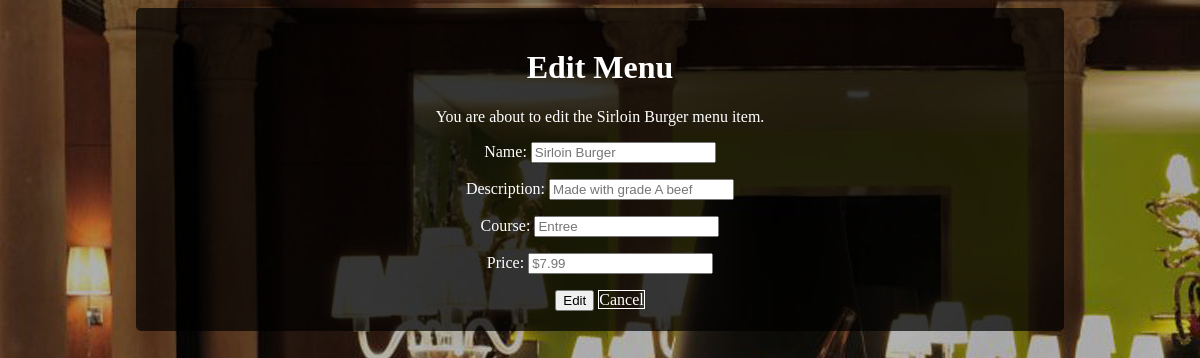
/restaurants/1/menu/5/edit/, run on the app's committed database.
### database_setup.py (models this page shows, shortened)
class MenuItem(Base):
    __tablename__ = 'menu_item'
    name =Column(String(80), nullable = False)
    id = Column(Integer, primary_key = True)
    description = Column(String(250))
    price = Column(String(8))
    course = Column(String(250))
    restaurant_id = Column(Integer,ForeignKey('restaurant.id'))
    restaurant = relationship(Restaurant)

### webserver.py (the view)
@app.route("/restaurants/<int:restaurant_id>/menu/<int:menu_id>/edit/", methods=["GET", "POST"])
def editMenuItem(restaurant_id, menu_id):
	menu = session.query(MenuItem).filter_by(restaurant_id = restaurant_id, id = menu_id).one()
	if request.method == "POST":
		if request.form["menu-name"]:
			menu.name = request.form["menu-name"]
		if request.form["menu-description"]:
			menu.description = request.form["menu-description"]
		if request.form["menu-price"]:
			menu.price = request.form["menu-price"]
		session.add(menu)
		session.commit()
		flash("Menu Item Successfully Edited")
		return redirect(url_for("restaurantMenu", restaurant_id = restaurant_id))
	else:
		return render_template("edit-menus.html", title="Edit Menu", menu = menu, restaurant_id = restaurant_id)

### templates/edit-menus.html (shortened to what this page needs)
<!doctype html>
<html>
	<head>
		<link rel="stylesheet" href="{{ url_for('static', filename='styles.css') }}">
	</head>
	<body>
		<div class="container">
			<header>
				<h1>{{ title }}</h1>
			</header>
			<section class="form-section">
				<p>You are about to edit the {{ menu.name }} menu item.</p>
				<form method="POST" action="{{ url_for('editMenuItem', restaurant_id = restaurant_id, menu_id = menu.id) }}">
					<p>
						<label for="menu-name"> Name:
							<input type="text" name="menu-name" placeholder="{{ menu.name }}">
						</label>
					</p>
					<p>
						<label for="menu-description"> Description:
							<input type="text" name="menu-description" placeholder="{{ menu.description }}">
						</label>
					</p>
					<p>
						<label for="menu-course"> Course:
							<input type="text" name="menu-course" placeholder="{{ menu.course }}">
						</label>
					</p>
					<p>
						<label for="menu-price"> Price:
							<input type="text" name="menu-price" placeholder="{{ menu.price }}">
						</label>
					</p>
					<input class="buttons" type="submit" value="Edit">
					<a class="buttons" href="{{ url_for('restaurantMenu', restaurant_id = restaurant_id) }}">Cancel</a>
				</form>
			</section>
		</div>
	<body>
</html>

### static/styles.css (style rules this page uses)
body { background: url("./images/main-background.png"); background-repeat: no-repeat; background-position: -20px 0px; background-attachment: fixed; }
.container { color: #ffffff; width: 75%; margin: 0 auto; background: rgba(0,0,0,0.7); padding: 20px; text-align: center; border-radius: 5px; }
h1 { text-align: center; }
a { text-decoration: none; color:white; border: 1px white solid; }

### data on the page
MenuItem: name "Sirloin Burger", menu-name "Sirloin Burger", menu-description "Made with grade A beef", menu-course "Entree", menu-price "$7.99"

### other printed values
{{ title }} "Edit Menu"
